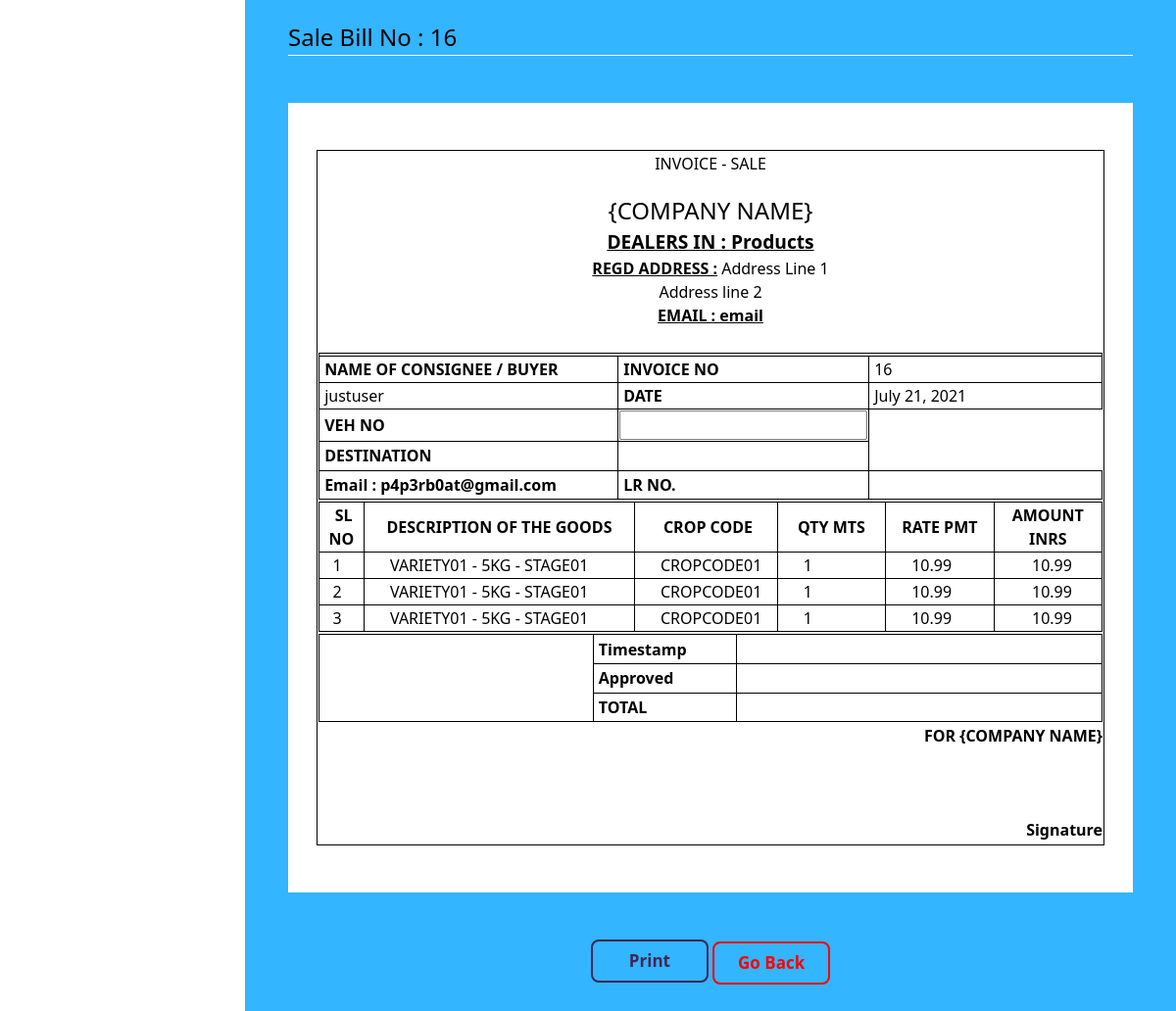
Page /sales/16 on the committed database.
### umasagar/models.py (models this page shows, shortened)
class SaleBill(models.Model):
    billno = models.AutoField(primary_key=True)
    time = models.DateTimeField(auto_now=True)
    dealer = models.ForeignKey(MyUser, on_delete = models.SET_NULL, related_name='saledealer',null = True,verbose_name = 'select user')
    name = models.CharField(max_length=150,blank = True,null = True)
    phone = models.CharField(max_length=13,blank = True,null = True)
    address = models.TextField()
    email = models.EmailField(max_length=254,blank = True,null = True)
    lrno = models.CharField(max_length = 254,blank = True,null = True,verbose_name = 'LR No.')
    vehicleno = models.CharField(max_length = 254,blank = True,null = True,verbose_name = 'Vehicle No.')
    s1approve = models.BooleanField(default = False,verbose_name = 'Approve')
    s2approve = models.BooleanField(default = False,verbose_name = 'Approve')
    logapprove = models.BooleanField(default = False,verbose_name = 'Approve')

class SaleBillDetails(models.Model):
    billno = models.ForeignKey(SaleBill, on_delete = models.CASCADE, related_name='saledetailsbillno')
    eway = models.CharField(max_length=50, blank=True, null=True)
    veh = models.CharField(max_length=50, blank=True, null=True)
    destination = models.TextField()
    po = models.CharField(max_length=50, blank=True, null=True)
    cgst = models.CharField(max_length=50, blank=True, null=True)
    sgst = models.CharField(max_length=50, blank=True, null=True)
    igst = models.CharField(max_length=50, blank=True, null=True)
    cess = models.CharField(max_length=50, blank=True, null=True)
    tcs = models.BooleanField(default = False)
    total = models.CharField(max_length=50, blank=True, null=True)

class SaleItem(models.Model):
    billno = models.ForeignKey(SaleBill, on_delete = models.CASCADE, related_name='salebillno')
    product = models.ForeignKey(Product, on_delete = models.CASCADE)
    quantity = models.IntegerField(default=1)
    perprice = models.FloatField(default=1)
    totalprice = models.FloatField(default=1)

class Product(models.Model):
	company = models.ForeignKey(Company, on_delete = models.CASCADE)
	crop_group = models.ForeignKey(CropGroup, on_delete = models.CASCADE)
	crop_code = models.ForeignKey(CropCode, on_delete = models.CASCADE)
	crop_category = models.ForeignKey(CropCategory, on_delete = models.CASCADE)
	stage = models.ForeignKey(Stage, on_delete = models.CASCADE)
	variety_code = models.OneToOneField(VarietyCode, on_delete = models.CASCADE,primary_key = True)
	uom = models.ForeignKey(UOM, on_delete = models.CASCADE)
	pack_size = models.CharField(max_length = 100)
	price = models.DecimalField(max_digits = 15,decimal_places = 2)
	def __str__(self):
		return str(self.variety_code)

class VarietyCode(models.Model):
	variety_code = models.CharField(max_length = 100,unique = True,primary_key = True)
	def __str__(self):
		return self.variety_code

class UOM(models.Model):
	uom = models.CharField(max_length = 100)
	def __str__(self):
		return self.uom

class Stage(models.Model):
	stage = models.CharField(max_length = 100)
	def __str__(self):
		return self.stage

class CropCode(models.Model):
	crop_code = models.CharField(max_length = 100)
	def __str__(self):
		return self.crop_code

### umasagar/views.py (the view)
# urls.py: path('sales/<billno>', SaleBillView.as_view(), name="sale-bill"),
class SaleBillView(View):
    template_name = "sale_bill.html"
    def get(self, request, billno):
        bill = SaleBill.objects.get(billno=billno)
        items = SaleItem.objects.filter(billno=billno)
        billdetails = SaleBillDetails.objects.get(billno=billno)
        context = {
            'bill'          : bill,
            'items'         : items,
            'billdetails'   : billdetails,
        }
        return render(request, self.template_name, context)

### umasagar/templates/sale_bill.html (shortened to what this page needs)
{% extends 'bill_base.html' %}
{% load static %}
{% block content %}
    <div style="color:black; font-style: bold; font-size: 1.5rem;  border-bottom: 1px solid white;">Sale Bill No : {{ bill.billno }}</div>
    <br><br>
    <form method="post">
        <div class="bg">
            <br><br>
            <div id="printArea" class="bg">
                <table class="outer-box inner-box" style="width: 800px; margin-left: auto; margin-right: auto;">
                    <tbody>
                        <tr style="height: 1px;">
                            <td> <p style="text-align: center;">INVOICE - SALE</p> </td>
                        </tr>
                        <tr style="text-align: center;">
                            <td >
                                <span style="font-size: 150%;">{COMPANY NAME}</span> <br>
                                <span style="font-size: 120%; font-weight: bold; text-decoration: underline;">DEALERS IN : Products</span> <br>
                                <span style="text-decoration: underline; font-weight: bold;">REGD ADDRESS :</span> Address Line 1<br>Address line 2<br>
                                <span style="text-decoration: underline; font-weight: bold;">EMAIL : email</span> <br><br>
                            </td>
                        </tr>
                        <tr>
                            <td>
                            <table class="outer-box" style="width: 800px; margin-left: auto; margin-right: auto;">
                                <tbody>
                                    <tr>
                                        <td class="inner-box" style="text-align: center; font-weight: bold;" colspan="3"></td>
                                    </tr>
                                    <tr>
                                        <td class="inner-box" style="width: 50%; font-weight: bold;">&nbsp;NAME OF CONSIGNEE / BUYER</td>
                                        <td class="inner-box" style="width: 25%; font-weight: bold;">&nbsp;INVOICE NO</td>
                                        <td class="inner-box" style="width: 25%;">&nbsp;{{ bill.billno }}</td>
                                    </tr>
                                    <tr>
                                        <td class="inner-box" style="width: 50%;">&nbsp;{{ bill.name }}</td>
                                        <td class="inner-box" style="width: 25%; font-weight: bold;">&nbsp;DATE</td>
                                        <td class="inner-box" style="width: 25%;">&nbsp;{{ bill.time.date }}</td>
                                    </tr>
                                    <tr>
                                        <td class="inner-box" style="width: 25%; font-weight: bold;">&nbsp;VEH NO</td>
                                        <td class="inner-box align-middle" style="width: 25%;"> <input type="text" name="veh" class="align-middle" style="font-weight: bold;" value="{% if billdetails.veh %}{{ billdetails.veh }}{% endif %}"> </td>
                                    </tr>
                                    <tr>
                                        <td class="inner-box" style="width: 25%; font-weight: bold;">&nbsp;DESTINATION</td>
                                        <td class="inner-box align-middle" style="width: 25%;"> <input type="text" name="destination" class="align-middle" style="border: 0; overflow: hidden;" value=""> </td>
                                    </tr>
                                    <tr>
                                        <td class="inner-box" style="font-weight: bold;">&nbsp;Email : {{ bill.email }} </td>
                                        <td class="inner-box" style="width: 25%; font-weight: bold;">&nbsp;LR NO.</td>
                                        <td class="inner-box align-middle" style="width: 25%;"> <input type="text" name="po" class="align-middle" style="border: 0; overflow: hidden;" value="{% if billdetails.po %}{{ billdetails.po }}{% endif %}"> </td>
                                    </tr>
                                </tbody>
                            </table>
                            </td>
                        </tr>
                        <tr>
                            <td>
                            <table class="outer-box" style="width: auto; margin-left: auto; margin-right: auto;">
                                <tbody>
                                    <tr>
                                        <td class="inner-box" style="width: 5%; font-weight: bold; text-align: center;">&nbsp;SL NO</td>
                                        <td class="inner-box" style="width: 30%; font-weight: bold; text-align: center;">DESCRIPTION OF THE GOODS</td>
                                        <td class="inner-box" style="width: 12%; font-weight: bold; text-align: center;">&nbsp;CROP CODE</td>
                                        <td class="inner-box" style="width: 12%; font-weight: bold; text-align: center;">QTY MTS</td>
                                        <td class="inner-box" style="width: 12%; font-weight: bold; text-align: center;">RATE PMT</td>
                                        <td class="inner-box" style="width: 12%; font-weight: bold; text-align: center;">AMOUNT INRS</td>
                                    </tr>
                                    {% for item in items %}
                                        <tr style="height: auto;">
                                            <td class="inner-box" style="width: 5%;">&nbsp;&nbsp; {{ forloop.counter }}</td>
                                            <td class="inner-box" style="width: 30%;">&nbsp; &nbsp;&nbsp;&nbsp;&nbsp;{{ item.product }} - {{item.product.uom}} - {{item.product.stage}}</td>
                                            <td class="inner-box" style="width: 12%;">&nbsp;&nbsp;&nbsp;&nbsp;&nbsp;&nbsp;{{item.product.crop_code}}</td>
                                            <td class="inner-box" style="width: 12%;">&nbsp;&nbsp;&nbsp;&nbsp;&nbsp; {{ item.quantity }}</td>
                                            <td class="inner-box" style="width: 12%;">&nbsp; &nbsp;&nbsp;&nbsp;&nbsp;{{ item.perprice }}</td>
                                            <td class="inner-box" style="width: 12%;">&nbsp;&nbsp;&nbsp;&nbsp;&nbsp;&nbsp;&nbsp;&nbsp;&nbsp;{{ item.totalprice }}</td>
                                        </tr>
                                    {% endfor %}
                                </tbody>
                            </table>
                            </td>
                        </tr>
                        <tr>
                            <td>
                            <table class="outer-box inner-box" style="width: 800px; margin-left: auto; margin-right: auto;">
                                <tbody>
                                    <tr>
                                        <td class="inner-box" style="width: 35%; text-align: center;" rowspan="6">
                                        </td>
                                    </tr>
                                    <tr>
                                        <td class="inner-box" style="font-weight: bold;">&nbsp;Timestamp </td>
                                        <td class="inner-box align-middle">&nbsp; <input type="text" name="igst" class="align-middle" pattern="[0-9]+\.[0-9]+" style="border: 0; overflow: hidden;" value="{% if billdetails.igst %}{{ billdetails.igst }}{% endif %}"></td>
                                    </tr>
                                    <tr>
                                        <td class="inner-box" style="font-weight: bold;">&nbsp;Approved</td>
                                        <td class="inner-box align-middle">&nbsp; <input type="text" name="tcs" class="align-middle" pattern="[0-9]+\.[0-9]+" style="border: 0; overflow: hidden;" value="{% if billdetails.tcs %}{{ billdetails.tcs }}{% endif %}"></td>
                                    </tr>
                                    <tr>
                                        <td class="inner-box" style="font-weight: bold;">&nbsp;TOTAL</td>
                                        <td class="inner-box align-middle">&nbsp; <input type="text" name="total" class="align-middle" pattern="[0-9]+\.[0-9]+" style="border: 0; overflow: hidden;" value="{% if billdetails.total %}{{ billdetails.total }}{% endif %}"> </td>
                                    </tr>
                                </tbody>
                            </table>
                            </td>
                        </tr>
                        <tr>
                            <td style="text-align: right;">
                                <span style="font-weight: bold;">FOR {COMPANY NAME} <br><br><br><br> Signature</span>
                            </td>
                        </tr>
                        <tr>
                            <td style="text-align: center;">
                            </td>
                        </tr>
                    </tbody>
                </table>
            </div>
            <br><br>
        </div>
        <br><br>
        <div class="wrapper">
            <button class="center ghost-blue" onclick="printpage('printArea')">Print</button>
            <a href="{% url 'umasagar:sales-list' %}" class="btn center ghost-button">Go Back</a>
        </div>
    </form>
{% endblock %}

### assets/css/main.css (style rules this page uses)
body, html { height: 100%; }
p { color:black; }
a { color:#402657; }
.align-middle { text-align: center; }
.ghost-button { color: red; background-color: transparent; border: 2px solid red; font-size: 17px; padding: 7px 12px; font-weight: bolder; transition-duration: 0.2s; display: inline-block; text-decoration: none; font-family: 'Open Sans', sans-serif; min-width: 120px; border-radius: 8px; }
.ghost-blue { color: #402657; background-color: transparent; border: 2px solid #402657; font-size: 17px; padding: 7px 12px; font-weight: bolder; transition-duration: 0.2s; display: inline-block; text-decoration: none; font-family: 'Open Sans', sans-serif; min-width: 120px; border-radius: 8px; }

### assets/css/bill.css (style rules this page uses)
.outer-box { border-collapse: collapse; }
.inner-box { border: 1px solid #000; }
.wrapper { text-align: center; }
.center { position: relative; }
.bg { background-color: #fff; color: #000; }
p { background-color: #fff; color: #000; }

### rows in the picture
SaleBill: billno "16", name "justuser", time "July 21, 2021", email "p4p3rb0at@gmail.com"
SaleItem: product "VARIETY01", product.uom "5KG", product.stage "STAGE01", product.crop_code "CROPCODE01", quantity "1", perprice "10.99", totalprice "10.99"
SaleItem: product "VARIETY01", product.uom "5KG", product.stage "STAGE01", product.crop_code "CROPCODE01", quantity "1", perprice "10.99", totalprice "10.99"
SaleItem: product "VARIETY01", product.uom "5KG", product.stage "STAGE01", product.crop_code "CROPCODE01", quantity "1", perprice "10.99", totalprice "10.99"
